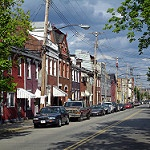
#> input picture dataset/nao_gatos/20075.jpg, 150 x 150 px, given as the content of the folder dataset/gatos, which was not available
$ python treinamento.py
#> lines starting #> are read from the running program, lines starting #| are printed output that depends on the picture; pictures that were not available may be replaced by others from this repository, and a replacement may not be noted
import os
import numpy as np
from sklearn.naive_bayes import GaussianNB
from sklearn.model_selection import train_test_split
from skimage.io import imread
from skimage.color import rgb2gray
from skimage.feature import hog
from skimage.transform import resize
import pickle
from PIL import Image, ImageEnhance

# Função para carregar imagens e extrair características HOG com aumentação de dados
def load_data(data_dir):
#> called with data_dir = 'dataset'
    X = []
    y = []

    image_size = (128, 128)  # Tamanho desejado (altura, largura)

    # Carregar imagens de gatos
    for img_name in os.listdir(os.path.join(data_dir, 'gatos')):
        img_path = os.path.join(data_dir, 'gatos', img_name)
        image = imread(img_path)
#> image is the input picture: shape (150, 150, 3); mean R, G, B 105.4, 107.8, 107.9
        image = resize(image, image_size)  # Redimensionar a imagem
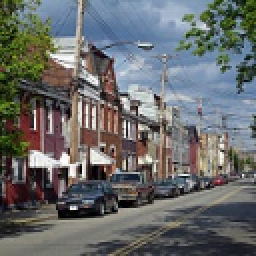
#> image: shape (128, 128, 3) float64 (shown 2 times larger); mean R, G, B 0.413, 0.423, 0.423

        if len(image.shape) == 3:  # checa se image tem 3 dimensoes
            if image.shape[2] == 4:
                image = image[:, :, :3]  # Remove o canal alfa
        else:
            # se img preto e branco, converta p/ rgb duplicando channels
            image = np.stack((image,) * 3, axis=-1)

        # Adicionar imagem original
        gray_image = rgb2gray(image) / 255.0  # Normaliza os valores dos pixels
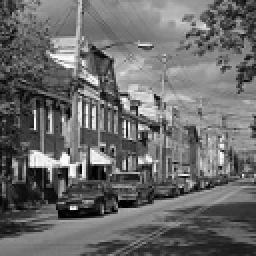
#> gray_image: shape (128, 128) float64 (shown 2 times larger); min 7.99e-06, max 0.00391, mean 0.00165; drawn with min black and max white
        features = hog(gray_image, pixels_per_cell=(8, 8), cells_per_block=(2, 2), visualize=False)
#> features = 8100 values, max 0.572 at index 7168, min 0 at index 122, mean 0.142
        X.append(features)
        y.append('gato')

        # Aumentação: Brilho
        image_pil = Image.fromarray((image * 255).astype(np.uint8))
        enhancer = ImageEnhance.Brightness(image_pil)
        for factor in [0.5, 1.5]:  # Fatores de brilho
            bright_image = enhancer.enhance(factor)
            bright_image_resized = bright_image.resize(image_size)
            gray_image_aug = rgb2gray(np.array(bright_image_resized)) / 255.0
            features_aug = hog(gray_image_aug, pixels_per_cell=(8, 8), cells_per_block=(2, 2), visualize=False)
            X.append(features_aug)
            y.append('gato')
#> this loop made 2 passes
#> pass 1, in load_data, `bright_image = enhancer.enhance(factor)`:
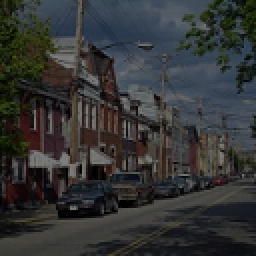
#> bright_image: PIL image 128x128 RGB (shown 2 times larger); mean R, G, B 52.2, 53.4, 53.5
#> pass 2, in load_data, `bright_image = enhancer.enhance(factor)`:
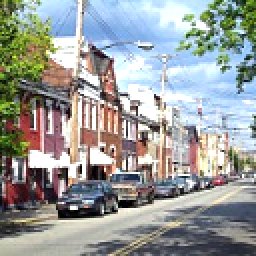
#> bright_image: PIL image 128x128 RGB (shown 2 times larger); mean R, G, B 153.4, 157, 155.4
#> pass 2, in load_data, `gray_image_aug = rgb2gray(np.array(bright_image_resized)) / 255.0`:
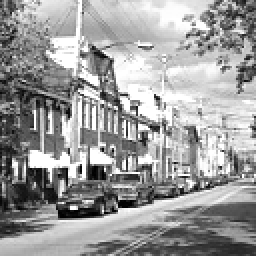
#> gray_image_aug: shape (128, 128) float64 (shown 2 times larger); min 3.27e-06, max 0.00392, mean 0.0024; drawn with min black and max white
#> after the loop, X = 3 items; y = ['gato', 'gato', 'gato']

    # Carregar imagens de não gatos (ex: cachorros)
    for img_name in os.listdir(os.path.join(data_dir, 'nao_gatos')):
        img_path = os.path.join(data_dir, 'nao_gatos', img_name)
        image = imread(img_path)
        image = resize(image, image_size)  # Redimensionar a imagem

        if len(image.shape) == 3:  # Check if the image has 3 dimensions
            if image.shape[2] == 4:
                image = image[:, :, :3]  # Remove o canal alfa
        else:
            # If the image is grayscale (2 dimensions), convert to RGB by duplicating channels
            image = np.stack((image,) * 3, axis=-1)

        # Adicionar imagem original
        gray_image = rgb2gray(image) / 255.0  # Normaliza os valores dos pixels
        features = hog(gray_image, pixels_per_cell=(8, 8), cells_per_block=(2, 2), visualize=False)
        X.append(features)
        y.append('nao gato')

        # Aumentação: Brilho
        image_pil = Image.fromarray((image * 255).astype(np.uint8))
        enhancer = ImageEnhance.Brightness(image_pil)
        for factor in [0.5, 1.5]:  # Fatores de brilho
            bright_image = enhancer.enhance(factor)
            bright_image_resized = bright_image.resize(image_size)
            gray_image_aug = rgb2gray(np.array(bright_image_resized)) / 255.0
            features_aug = hog(gray_image_aug, pixels_per_cell=(8, 8), cells_per_block=(2, 2), visualize=False)
            X.append(features_aug)
            y.append('nao gato')
#> after the loop, X = 6 items; y = ['gato', 'gato', 'gato', 'nao gato', 'nao gato', 'nao gato']
#> pass 2 of the loop in load_data, `for img_name in os.listdir(os.path.join(data_dir, 'nao_gatos')):`:
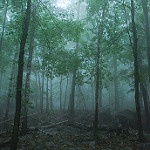
#> input picture dataset/nao_gatos/20100.jpg, 150 x 150 px
#> in load_data, image is the input picture: shape (150, 150, 3); mean R, G, B 67, 96.3, 90.3
#> in load_data, `gray_image = rgb2gray(image) / 255.0`:
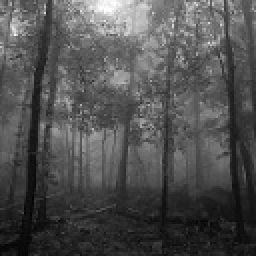
#> gray_image: shape (128, 128) float64 (shown 2 times larger); min 0.00022, max 0.00389, mean 0.00138; drawn with min black and max white
#> in load_data, `features = hog(gray_image, pixels_per_cell=(8, 8), cells_per_block=(2,..`: features = 8100 values, max 0.366 at index 5733, min 0 at index 374, mean 0.147
#> the loop in load_data, `for factor in [0.5, 1.5]:` made 2 passes
#> pass 2, in load_data, `gray_image_aug = rgb2gray(np.array(bright_image_resized)) / 255.0`:
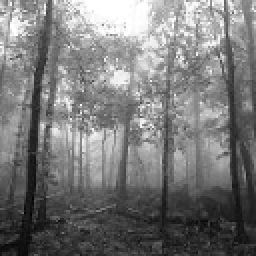
#> gray_image_aug: shape (128, 128) float64 (shown 2 times larger); min 0.000312, max 0.00392, mean 0.00203; drawn with min black and max white
#> after the loop in load_data, `for factor in [0.5, 1.5]:`: X = 9 items; y = ['gato', 'gato', 'gato', 'nao gato', 'nao gato', 'nao gato', 'nao gato', 'nao gato', 'nao gato']
#> pass 3 of the loop in load_data, `for img_name in os.listdir(os.path.join(data_dir, 'nao_gatos')):`:
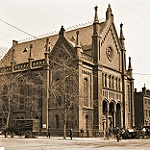
#> input picture dataset/nao_gatos/20131.jpg, 150 x 150 px
#> in load_data, image is the input picture: shape (150, 150, 3); mean R, G, B 155.4, 139.6, 121
#> in load_data, `gray_image = rgb2gray(image) / 255.0`:
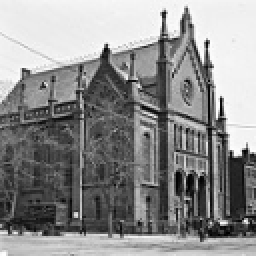
#> gray_image: shape (128, 128) float64 (shown 2 times larger); min 3.77e-05, max 0.00391, mean 0.00218; drawn with min black and max white
#> in load_data, `features = hog(gray_image, pixels_per_cell=(8, 8), cells_per_block=(2,..`: features = 8100 values, max 0.643 at index 3222, min 0 at index 226, mean 0.133
#> the loop in load_data, `for factor in [0.5, 1.5]:` made 2 passes
#> pass 2, in load_data, `gray_image_aug = rgb2gray(np.array(bright_image_resized)) / 255.0`:
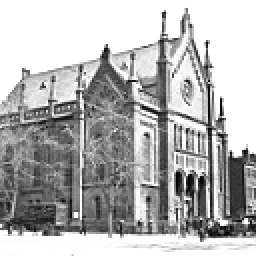
#> gray_image_aug: shape (128, 128) float64 (shown 2 times larger); min 3.39e-05, max 0.00392, mean 0.00277; drawn with min black and max white
#> after the loop in load_data, `for factor in [0.5, 1.5]:`: X = 12 items; y = ['gato', 'gato', 'gato', 'nao gato', 'nao gato', 'nao gato', 'nao gato', 'nao gato', 'nao gato', 'nao gato', 'nao gato', 'nao gato']
#> the loop made 4 passes; the first 3 are shown

    return np.array(X), np.array(y)

# Carregar dados
data_dir = 'dataset'  # Caminho do diretório onde estão as pastas 'gatos' e 'nao_gatos'
X, y = load_data(data_dir)

# Dividir o conjunto de dados em treino e teste
X_train, X_test, y_train, y_test = train_test_split(X, y, test_size=0.25, random_state=42)

# Criar e treinar o modelo Naive Bayes
model = GaussianNB()
model.fit(X_train, y_train)

# Avaliar o modelo no conjunto de teste
y_pred = model.predict(X_test)

# Importar métricas para avaliação do modelo
from sklearn.metrics import classification_report, confusion_matrix

print("Relatório de Classificação:")
print(classification_report(y_test, y_pred))

print("Matriz de Confusão:")
print(confusion_matrix(y_test, y_pred))

# Salvar o modelo treinado
with open('modelo_naive_bayes.pkl', 'wb') as file:
    pickle.dump(model, file)

print("Modelo treinado e salvo como 'modelo_naive_bayes.pkl'")
